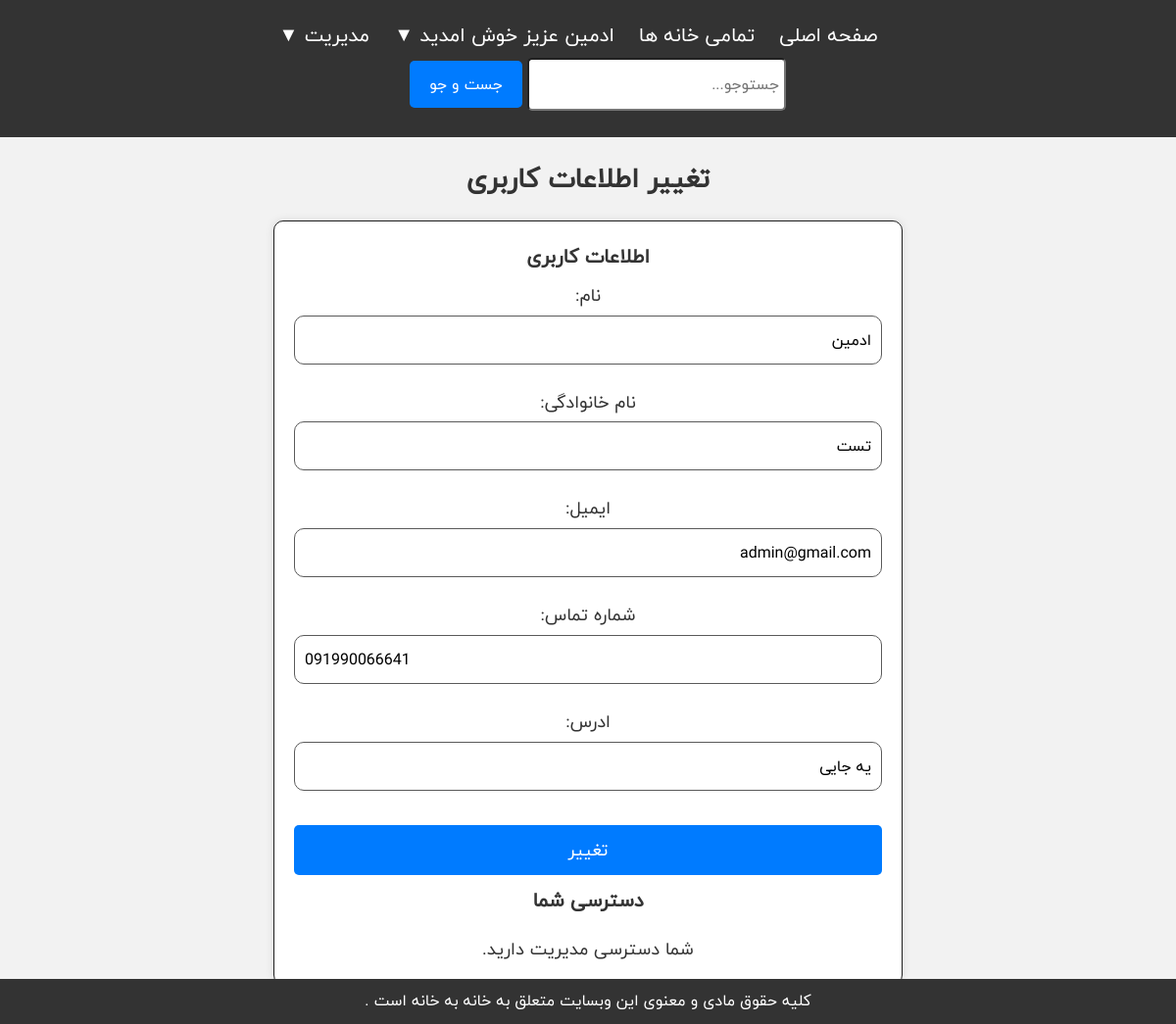
The app's page /user_info/ (signed in) with its own data.
### reservations/models.py (models this page shows)
class User(AbstractUser):
    ROLES = (
        (1, 'Admin'),
        (2, 'Host'),
        (3, 'Passenger'),
    )
    role = models.IntegerField(choices=ROLES, default=3)
    phonenumber = models.CharField(max_length=15)
    address = models.TextField()
    role_change_requested = models.BooleanField(default=False)
    is_active = models.BooleanField(default=True)

### reservations/views.py (the view)
# urls.py: path('user_info/', user_info, name='user_info'),
@login_required
def user_info(request):
    if request.method == 'POST':
        if 'update_profile' in request.POST:
            user_form = UserInfoForm(request.POST, instance=request.user)
            if user_form.is_valid():
                user_form.save()
                messages.success(request, 'اطلاعات کاربری شما با موفقیت تغییر یافت.')
                return redirect('user_info')
        elif 'request_role_change' in request.POST:
            request.user.role_change_requested = True
            request.user.save()
            messages.success(request, 'درخواست میزبانی شما با موفقیت ارسال گردید.')
            return redirect('user_info')
    else:
        user_form = UserInfoForm(instance=request.user)
    return render(request, 'reservations/user_info.html', {
        'user_form': user_form,
    })

### reservations/forms.py
class UserInfoForm(forms.ModelForm):
    class Meta:
        model = User
        fields = ['first_name', 'last_name', 'email', 'phonenumber', 'address']

### reservations/templates/reservations/user_info.html (shortened to what this page needs)
{% extends 'reservations/base.html' %}
{% block content %}
<div class="form-container">
    <h1>تغییر اطلاعات کاربری</h1>
        <form method="post" class="user-info-form">
            <fieldset class="fieldset-margin">
                <legend>اطلاعات کاربری</legend>
                <div class="form-group">
                    <label for="id_first_name">نام:</label>
                    <input class="input" type="text" name="first_name" id="id_first_name" value="{{ user_form.first_name.value }}" required>
                </div>
                <div class="form-group">
                    <label for="id_last_name">نام خانوادگی:</label>
                    <input class="input" type="text" name="last_name" id="id_last_name" value="{{ user_form.last_name.value }}" required>
                </div>
                <div class="form-group">
                    <label for="id_email">ایمیل:</label>
                    <input class="input" type="email" name="email" id="id_email" value="{{ user_form.email.value }}" required>
                </div>
                <div class="form-group">
                    <label for="id_phonenumber">شماره تماس:</label>
                    <input class="input" type="tel" name="phonenumber" id="id_phonenumber" value="{{ user_form.phonenumber.value }}" required>
                </div>
                <div class="form-group">
                    <label for="id_address">ادرس:</label>
                    <input class="input" type="text" name="address" id="id_address" value="{{ user_form.address.value }}" required>
                </div>
            </fieldset>
            <button type="submit" name="update_profile">تغییر</button>
        <fieldset>
            <legend>دسترسی شما</legend>
            {% if user.role == 1 %}
                <p>شما دسترسی مدیریت دارید.</p>
            {% elif user.role == 2 %}
                <p>شما دسترسی میزبانی دارید</p>
            {% elif user.role == 3 %}
                <p>شما دسترسی مسافر دارید</p>
            {% endif %}
        </fieldset>
    </form>
</div>
{% endblock %}

### reservations/templates/reservations/base.html (shortened to what this page needs)
<!DOCTYPE html>
<html lang="fa" dir="rtl">
<head>
    {% load static %}
    <link rel="stylesheet" href="{% static 'css/styles.css' %}">
    <link href="https://cdn.jsdelivr.net/npm/iransans-fontface@0.1.1/css/iransans/iransans-fontface.min.css" rel="stylesheet">
    <link rel="stylesheet" href="https://code.jquery.com/ui/1.12.1/themes/base/jquery-ui.css">
</head>
<body>
    <header>
        <nav>
            <ul>
                <li><a href="{% url 'home' %}">صفحه اصلی</a></li>
                <li><a href="{% url 'house_list' %}">تمامی خانه ها</a></li>
                {% if user.is_authenticated %}
                    <li class="dropdown">
                        <a href="#" class="dropbtn"> {{ user.first_name }} عزیز خوش امدید  &#9660;</a>
                    </li>
                    {% if user.is_superuser %}
                        <li class="dropdown">
                            <a href="#" class="dropbtn">مدیریت  &#9660;</a>
                        </li>
                    {% endif %}
                {% else %}
                    <li><a href="{% url 'login' %}">ورود</a></li>
                    <li><a href="{% url 'signup' %}">ثبت نام</a></li>
                {% endif %}
            </ul>
            <form method="get" action="{% url 'search' %}" class="center search-form">
                <input type="text" name="q" placeholder="جستوجو..." required>
                <button type="submit">جست و جو</button>
            </form>
        </nav>
    </header>
    <main class="center">
        {% block content %}{% endblock %}
    </main>
</body>
<footer>
    <p>  کلیه حقوق مادی و معنوی این وبسایت متعلق به خانه به خانه است .  </p>
</footer>
</html>

### reservations/static/css/styles.css (style rules this page uses)
* { font-family: "Qs Iranyekan", Arial, sans-serif; }
body, h1, h2, h3, p, ul, li { margin: 0; padding: 0; box-sizing: border-box; }
body { font-family: "Qs Iranyekan", Arial, sans-serif; background-color: #f2f2f2; color: #333; line-height: 1.6; }
header { background-color: #333; color: #fff; padding: 20px 0; text-align: center; }
header nav ul { list-style-type: none; }
header nav ul li { display: inline; margin-right: 20px; }
header nav ul li a { color: #fff; text-decoration: none; }
.search-form { display: inline-block; margin-left: 20px; }
.search-form input[type="text"] { padding: 5px; font-size: 16px; width: 250px; border-radius: 5px; height:40px ; }
.search-form button { padding: 5px 10px; font-size: 16px; background-color: #007bff; color: #fff; border: none; cursor: pointer; }
main { padding: 20px; margin-bottom: 20px; }
h1, h2 { margin-bottom: 20px; font-size: 28px; text-align: center; }
.dropdown { position: relative; display: inline-block; }
.center { text-align: center; }
footer { background-color: #333; color: #fff; text-align: center; padding: 10px 0; position: fixed; bottom: 0; width: 100%; }
button[type="submit"] { background-color: #007bff; margin-top: 10px; margin-bottom: 10px; color: #fff; padding: 10px 20px; border: none; border-radius: 5px; cursor: pointer; font-size: 16px; }
a { text-decoration: none; color: #313785; font-size: 20px; }
form.user-info-form { max-width: 600px; margin: auto; padding: 20px; background-color: #fff; border: 1px solid #1f1f1f; border-radius: 10px; box-shadow: 0 0 10px rgba(0, 0, 0, 0.1); }
.user-info-form legend { font-size: 24px; font-weight: bold; margin-bottom: 10px; }
.user-info-form fieldset { border: none; padding: 0; margin: 0; border-radius: 10px; }
.user-info-form fieldset legend { font-size: 20px; font-weight: bold; margin-bottom: 10px; }
.user-info-form label { display: block; margin-bottom: 5px; font-size: 18px; color: #333; }
.user-info-form input[type="text"], .user-info-form input[type="email"], .user-info-form input[type="tel"] { width: 100%; padding: 10px; font-size: 16px; border: 1px solid #5a5a5a; border-radius: 10px; margin-bottom: 10px; box-sizing: border-box; }
.user-info-form button[type="submit"], .user-info-form .role-change-request { display: block; width: 100%; padding: 10px 20px; background-color: #007bff; color: #fff; text-decoration: none; border: none; border-radius: 5px; cursor: pointer; font-size: 18px; margin-top: 10px; }
.user-info-form p { margin-top: 10px; font-size: 18px; color: #333; }
.user-info-form .form-group { margin-bottom: 15px; }
.form-group input { width: 100%; }

### records on screen
User: first_name "ادمین", last_name "تست", email "admin@gmail.com", phonenumber "091990066641", address "یه جایی"
